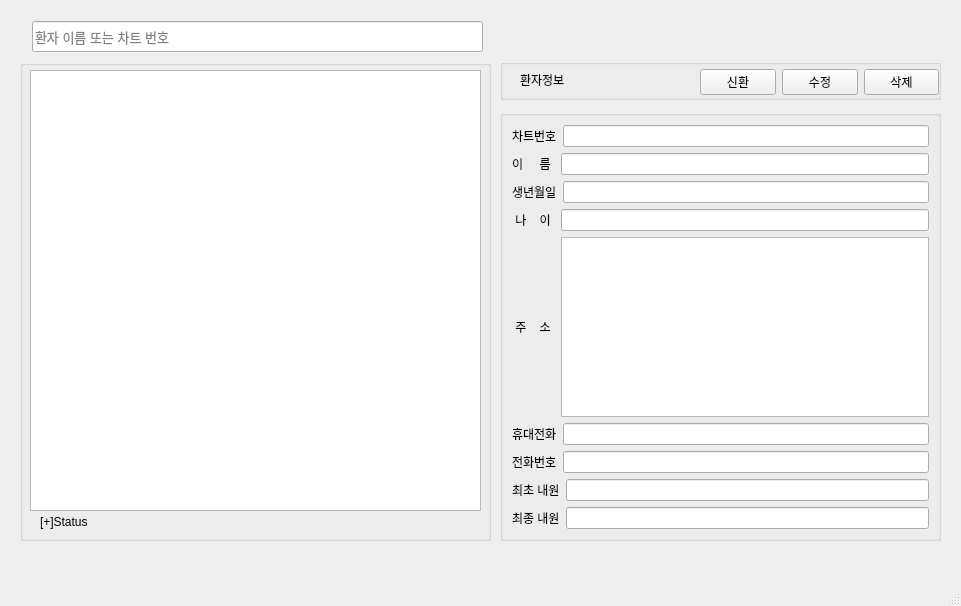
<?xml version="1.0" encoding="UTF-8"?>
<ui version="4.0">
 <class>MainWindow</class>
 <widget class="QMainWindow" name="MainWindow">
  <property name="geometry">
   <rect>
    <x>0</x>
    <y>0</y>
    <width>961</width>
    <height>606</height>
   </rect>
  </property>
  <property name="contextMenuPolicy">
   <enum>Qt::DefaultContextMenu</enum>
  </property>
  <property name="windowTitle">
   <string>MainWindow</string>
  </property>
  <widget class="QWidget" name="centralwidget">
   <widget class="QLabel" name="label">
    <property name="geometry">
     <rect>
      <x>40</x>
      <y>511</y>
      <width>111</width>
      <height>21</height>
     </rect>
    </property>
    <property name="text">
     <string>[+]Status</string>
    </property>
   </widget>
   <widget class="QGroupBox" name="groupBox">
    <property name="geometry">
     <rect>
      <x>500</x>
      <y>110</y>
      <width>441</width>
      <height>431</height>
     </rect>
    </property>
    <property name="title">
     <string/>
    </property>
    <layout class="QVBoxLayout" name="verticalLayout">
     <item>
      <layout class="QHBoxLayout" name="horizontalLayout">
       <item>
        <widget class="QLabel" name="label_pntuid">
         <property name="text">
          <string>차트번호</string>
         </property>
        </widget>
       </item>
       <item>
        <widget class="QLineEdit" name="lineEdit_pntuid">
         <property name="readOnly">
          <bool>false</bool>
         </property>
        </widget>
       </item>
      </layout>
     </item>
     <item>
      <layout class="QHBoxLayout" name="horizontalLayout_2">
       <item>
        <widget class="QLabel" name="label_pntname">
         <property name="text">
          <string>이     름 </string>
         </property>
        </widget>
       </item>
       <item>
        <widget class="QLineEdit" name="lineEdit_pntname"/>
       </item>
      </layout>
     </item>
     <item>
      <layout class="QHBoxLayout" name="horizontalLayout_3">
       <item>
        <widget class="QLabel" name="label_birthdate">
         <property name="text">
          <string>생년월일</string>
         </property>
        </widget>
       </item>
       <item>
        <widget class="QLineEdit" name="lineEdit_birthdate"/>
       </item>
      </layout>
     </item>
     <item>
      <layout class="QHBoxLayout" name="horizontalLayout_4">
       <item>
        <widget class="QLabel" name="label_age">
         <property name="text">
          <string> 나    이 </string>
         </property>
        </widget>
       </item>
       <item>
        <widget class="QLineEdit" name="lineEdit_age">
         <property name="readOnly">
          <bool>true</bool>
         </property>
        </widget>
       </item>
      </layout>
     </item>
     <item>
      <layout class="QHBoxLayout" name="horizontalLayout_5">
       <item>
        <widget class="QLabel" name="label_adrr">
         <property name="text">
          <string> 주    소 </string>
         </property>
        </widget>
       </item>
       <item>
        <widget class="QTextEdit" name="textEdit_adrr"/>
       </item>
      </layout>
     </item>
     <item>
      <layout class="QHBoxLayout" name="horizontalLayout_6">
       <item>
        <widget class="QLabel" name="label_hpno">
         <property name="text">
          <string>휴대전화</string>
         </property>
        </widget>
       </item>
       <item>
        <widget class="QLineEdit" name="lineEdit_hpno"/>
       </item>
      </layout>
     </item>
     <item>
      <layout class="QHBoxLayout" name="horizontalLayout_7">
       <item>
        <widget class="QLabel" name="label_hometel">
         <property name="text">
          <string>전화번호</string>
         </property>
        </widget>
       </item>
       <item>
        <widget class="QLineEdit" name="lineEdit_hometel"/>
       </item>
      </layout>
     </item>
     <item>
      <layout class="QHBoxLayout" name="horizontalLayout_8">
       <item>
        <widget class="QLabel" name="label_FirstVisitDate">
         <property name="text">
          <string>최초 내원</string>
         </property>
        </widget>
       </item>
       <item>
        <widget class="QLineEdit" name="lineEdit_FirstVisitDate"/>
       </item>
      </layout>
     </item>
     <item>
      <layout class="QHBoxLayout" name="horizontalLayout_9">
       <item>
        <widget class="QLabel" name="label_LastVisitDate">
         <property name="text">
          <string>최종 내원</string>
         </property>
        </widget>
       </item>
       <item>
        <widget class="QLineEdit" name="lineEdit_LastVisitDate"/>
       </item>
      </layout>
     </item>
    </layout>
   </widget>
   <widget class="QGroupBox" name="groupBox_2">
    <property name="geometry">
     <rect>
      <x>500</x>
      <y>59</y>
      <width>441</width>
      <height>41</height>
     </rect>
    </property>
    <property name="title">
     <string/>
    </property>
    <widget class="QLabel" name="label_2">
     <property name="geometry">
      <rect>
       <x>20</x>
       <y>10</y>
       <width>61</width>
       <height>21</height>
      </rect>
     </property>
     <property name="text">
      <string>환자정보</string>
     </property>
    </widget>
    <widget class="QWidget" name="layoutWidget">
     <property name="geometry">
      <rect>
       <x>200</x>
       <y>10</y>
       <width>239</width>
       <height>26</height>
      </rect>
     </property>
     <layout class="QHBoxLayout" name="horizontalLayout_10">
      <item>
       <widget class="QPushButton" name="pushButton_save">
        <property name="text">
         <string>신환</string>
        </property>
       </widget>
      </item>
      <item>
       <widget class="QPushButton" name="pushButton_Edit">
        <property name="text">
         <string>수정</string>
        </property>
       </widget>
      </item>
      <item>
       <widget class="QPushButton" name="pushButton_delete">
        <property name="text">
         <string>삭제</string>
        </property>
       </widget>
      </item>
     </layout>
    </widget>
   </widget>
   <widget class="QGroupBox" name="groupBox_3">
    <property name="geometry">
     <rect>
      <x>20</x>
      <y>60</y>
      <width>471</width>
      <height>481</height>
     </rect>
    </property>
    <property name="autoFillBackground">
     <bool>false</bool>
    </property>
    <property name="title">
     <string/>
    </property>
    <widget class="QTableView" name="tableView">
     <property name="geometry">
      <rect>
       <x>10</x>
       <y>10</y>
       <width>451</width>
       <height>441</height>
      </rect>
     </property>
     <property name="selectionBehavior">
      <enum>QAbstractItemView::SelectRows</enum>
     </property>
     <property name="horizontalScrollMode">
      <enum>QAbstractItemView::ScrollPerItem</enum>
     </property>
    </widget>
   </widget>
   <widget class="QLineEdit" name="lineEdit_search">
    <property name="geometry">
     <rect>
      <x>32</x>
      <y>21</y>
      <width>451</width>
      <height>31</height>
     </rect>
    </property>
    <property name="font">
     <font>
      <pointsize>10</pointsize>
     </font>
    </property>
    <property name="cursor">
     <cursorShape>IBeamCursor</cursorShape>
    </property>
    <property name="focusPolicy">
     <enum>Qt::ClickFocus</enum>
    </property>
    <property name="autoFillBackground">
     <bool>false</bool>
    </property>
    <property name="text">
     <string/>
    </property>
    <property name="frame">
     <bool>true</bool>
    </property>
    <property name="dragEnabled">
     <bool>false</bool>
    </property>
    <property name="placeholderText">
     <string>환자 이름 또는 차트 번호</string>
    </property>
    <property name="clearButtonEnabled">
     <bool>true</bool>
    </property>
   </widget>
  </widget>
  <widget class="QMenuBar" name="menubar">
   <property name="geometry">
    <rect>
     <x>0</x>
     <y>0</y>
     <width>961</width>
     <height>22</height>
    </rect>
   </property>
  </widget>
  <widget class="QStatusBar" name="statusbar"/>
 </widget>
 <resources/>
 <connections/>
</ui>
